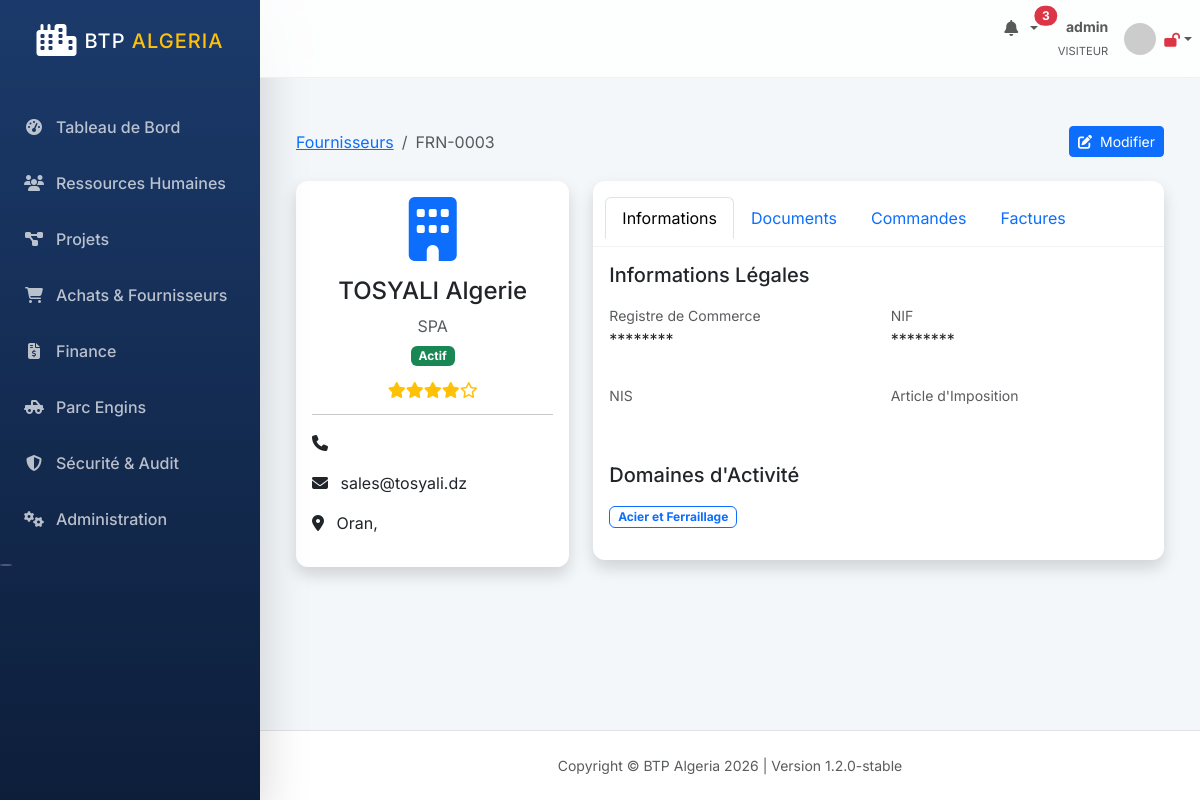
The app's page /suppliers/fournisseurs/3/ (signed in) with its own data.
### apps/suppliers/models.py (models this page shows, shortened)
class Fournisseur(models.Model):
    STATUT_CHOICES = (
        ('actif', 'Actif'),
        ('blackliste', 'Blacklisté'),
        ('en_validation', 'En Validation'),
        ('inactif', 'Inactif'),
    )
    FORME_JURIDIQUE_CHOICES = (
        ('SARL', 'SARL'),
        ('SPA', 'SPA'),
        ('EURL', 'EURL'),
        ('SNC', 'SNC'),
        ('EI', 'EI'),
        ('Cooperative', 'Coopérative'),
    )
    code = models.CharField(max_length=50, unique=True, blank=True)
    raison_sociale = models.CharField(max_length=300)
    forme_juridique = models.CharField(max_length=20, choices=FORME_JURIDIQUE_CHOICES)
    registre_commerce = EncryptedCharField(max_length=255, unique=True)
    nif = EncryptedCharField(max_length=255, unique=True)
    nis = models.CharField(max_length=20)
    article_imposition = models.CharField(max_length=20)
    wilaya = models.ForeignKey(Wilaya, on_delete=models.RESTRICT)
    commune = models.CharField(max_length=100)
    adresse = models.TextField()
    telephone = models.CharField(max_length=20)
    fax = models.CharField(max_length=20, blank=True)
    email = models.EmailField()
    site_web = models.URLField(blank=True)
    domaines = models.ManyToManyField(DomaineActivite)
    delai_moyen_livraison = models.PositiveIntegerField(default=7)
    note_qualite = models.DecimalField(max_digits=3, decimal_places=2, default=0)
    statut = models.CharField(max_length=20, choices=STATUT_CHOICES, default='en_validation')
    motif_blacklist = models.TextField(blank=True)
    is_active = models.BooleanField(default=True)
    created_at = models.DateTimeField(auto_now_add=True)
    updated_at = models.DateTimeField(auto_now=True)
    created_by = models.ForeignKey(User, on_delete=models.SET_NULL, null=True, related_name='fournisseurs_crees')

class DomaineActivite(models.Model):
    nom = models.CharField(max_length=200)

### apps/accounts/models.py (models this page shows, shortened)
class Wilaya(models.Model):
    code = models.CharField(max_length=2, unique=True)
    nom_fr = models.CharField(max_length=100)
    nom_ar = models.CharField(max_length=100)
    @property
    def nom(self):
        return self.nom_fr

### apps/suppliers/views.py (the view)
# urls.py: path('fournisseurs/<int:pk>/', views.fournisseur_detail, name='fournisseur_detail'),
@login_required
def fournisseur_detail(request, pk):
    fournisseur = get_object_or_404(Fournisseur, pk=pk)
    return render(request, 'suppliers/fournisseur_detail.html', {'fournisseur': fournisseur})

### templates/suppliers/fournisseur_detail.html (shortened to what this page needs)
{% extends 'base.html' %}
{% block content %}
<div class="container-fluid py-4">
    <div class="d-flex justify-content-between align-items-center mb-4">
        <nav aria-label="breadcrumb">
            <ol class="breadcrumb mb-0">
                <li class="breadcrumb-item"><a href="{% url 'fournisseur_list' %}">Fournisseurs</a></li>
                <li class="breadcrumb-item active">{{ fournisseur.code }}</li>
            </ol>
        </nav>
        <a href="{% url 'fournisseur_update' fournisseur.id %}" class="btn btn-primary btn-sm">
            <i class="fas fa-edit me-1"></i> Modifier
        </a>
    </div>
    <div class="row">
        <div class="col-lg-4">
            <div class="card shadow mb-4">
                <div class="card-body text-center">
                    <div class="mb-3">
                        <i class="fas fa-building fa-4x text-primary"></i>
                    </div>
                    <h4 class="font-weight-bold">{{ fournisseur.raison_sociale }}</h4>
                    <p class="text-muted mb-1">{{ fournisseur.forme_juridique }}</p>
                    <div class="mb-3">
                        {% if fournisseur.statut == 'actif' %}
                            <span class="badge bg-success">Actif</span>
                        {% elif fournisseur.statut == 'blackliste' %}
                            <span class="badge bg-danger">Blacklisté</span>
                        {% else %}
                            <span class="badge bg-warning text-dark">{{ fournisseur.get_statut_display }}</span>
                        {% endif %}
                    </div>
                    <div class="d-flex justify-content-center text-warning mb-2">
                        {% for i in "12345" %}
                            {% if fournisseur.note_qualite >= forloop.counter %}
                                <i class="fas fa-star"></i>
                            {% else %}
                                <i class="far fa-star"></i>
                            {% endif %}
                        {% endfor %}
                    </div>
                    <hr>
                    <div class="text-start">
                        <p><strong><i class="fas fa-phone me-2"></i></strong> {{ fournisseur.telephone }}</p>
                        <p><strong><i class="fas fa-envelope me-2"></i></strong> {{ fournisseur.email }}</p>
                        <p><strong><i class="fas fa-map-marker-alt me-2"></i></strong> {{ fournisseur.wilaya.nom }}, {{ fournisseur.commune }}</p>
                    </div>
                </div>
            </div>
        </div>
        <div class="col-lg-8">
            <div class="card shadow mb-4">
                <div class="card-header py-3">
                    <ul class="nav nav-tabs card-header-tabs" id="myTab" role="tablist">
                        <li class="nav-item" role="presentation">
                            <button class="nav-link active" id="info-tab" data-bs-toggle="tab" data-bs-target="#info" type="button">Informations</button>
                        </li>
                        <li class="nav-item" role="presentation">
                            <button class="nav-link" id="docs-tab" data-bs-toggle="tab" data-bs-target="#docs" type="button">Documents</button>
                        </li>
                        <li class="nav-item" role="presentation">
                            <button class="nav-link" id="orders-tab" data-bs-toggle="tab" data-bs-target="#orders" type="button">Commandes</button>
                        </li>
                        <li class="nav-item" role="presentation">
                            <button class="nav-link" id="invoices-tab" data-bs-toggle="tab" data-bs-target="#invoices" type="button">Factures</button>
                        </li>
                    </ul>
                </div>
                <div class="card-body">
                    <div class="tab-content" id="myTabContent">
                        <div class="tab-pane fade show active" id="info" role="tabpanel">
                            <h5 class="mb-3">Informations Légales</h5>
                            <div class="row">
                                <div class="col-md-6 mb-3">
                                    <label class="small text-muted">Registre de Commerce</label>
                                    <p class="font-weight-bold">********</p>
                                </div>
                                <div class="col-md-6 mb-3">
                                    <label class="small text-muted">NIF</label>
                                    <p class="font-weight-bold">********</p>
                                </div>
                                <div class="col-md-6 mb-3">
                                    <label class="small text-muted">NIS</label>
                                </div>
                                <div class="col-md-6 mb-3">
                                    <label class="small text-muted">Article d'Imposition</label>
                                </div>
                            </div>
                            <h5 class="mt-4 mb-3">Domaines d'Activité</h5>
                            <div class="mb-3">
                                {% for d in fournisseur.domaines.all %}
                                    <span class="badge bg-outline-primary text-primary border border-primary me-1">{{ d.nom }}</span>
                                {% endfor %}
                            </div>
                        </div>
                    </div>
                </div>
            </div>
        </div>
    </div>
</div>
{% endblock %}

### templates/base.html (shortened to what this page needs)
{% load static %}
<!DOCTYPE html>
<html lang="fr" dir="ltr">
<head>
    <link href="https://cdn.jsdelivr.net/npm/bootstrap@5.3.2/dist/css/bootstrap.min.css" rel="stylesheet">
    <link rel="stylesheet" href="https://cdnjs.cloudflare.com/ajax/libs/font-awesome/6.4.0/css/all.min.css">
    <link rel="stylesheet" href="{% static 'css/btp_custom.css' %}">
</head>
<body id="page-top">
    <div id="wrapper">
        <nav class="sidebar shadow-lg" id="accordionSidebar">
            <div class="sidebar-brand d-flex align-items-center justify-content-center py-4">
                <div class="sidebar-brand-icon me-2">
                    <i class="fas fa-city text-white fa-2x"></i>
                </div>
                <div class="sidebar-brand-text text-white font-weight-bold h5 mb-0">BTP <span class="text-warning">Algeria</span></div>
            </div>
            <hr class="sidebar-divider my-0 bg-white opacity-25">
            <div class="sidebar-content mt-3">
                {% for item in menu_items %}
                    <a class="nav-link {% if request.resolver_match.url_name == item.url %}active{% endif %}" href="{% url item.url %}">
                        <i class="{{ item.icon }}"></i>
                        <span>{{ item.name }}</span>
                    </a>
                {% endfor %}
            </div>
            <div class="text-center d-none d-md-inline mt-5">
                <button class="rounded-circle border-0 bg-white opacity-25" id="sidebarToggle"></button>
            </div>
        </nav>
        <div id="content-wrapper" class="d-flex flex-column">
            <div id="content">
                <nav class="navbar navbar-expand navbar-light navbar-custom topbar mb-4 static-top">
                    <ul class="navbar-nav ms-auto">
                        <li class="nav-item dropdown no-arrow mx-1">
                            <a class="nav-link dropdown-toggle position-relative" href="{% url 'notifications' %}" id="alertsDropdown">
                                <i class="fas fa-bell fa-fw text-gray-400"></i>
                                {% if notifications_count > 0 %}
                                    <span class="position-absolute top-2 start-100 translate-middle badge rounded-pill bg-danger">
                                        {{ notifications_count }}
                                    </span>
                                {% endif %}
                            </a>
                        </li>
                        <li class="nav-item dropdown no-arrow">
                            <a class="nav-link dropdown-toggle d-flex align-items-center" href="#" id="userDropdown" role="button" data-bs-toggle="dropdown">
                                <div class="text-end me-3 d-none d-lg-block">
                                    <span class="text-gray-600 small fw-bold d-block">{{ user.get_full_name|default:user.username }}</span>
                                    <span class="text-muted extra-small" style="font-size: 0.7rem;">{{ user.groups.first.name|upper|default:"VISITEUR" }}</span>
                                </div>
                                <img class="img-profile rounded-circle" src="https://ui-avatars.com/api/?name={{ user.username }}&background=1B3A6B&color=fff" width="32" height="32">
                                <span class="ms-2">
                                    {% if is_2fa_enabled %}
                                        <i class="fas fa-lock text-success small" title="2FA Activé"></i>
                                    {% else %}
                                        <i class="fas fa-lock-open text-danger small" title="2FA Désactivé"></i>
                                    {% endif %}
                                </span>
                            </a>
                        </li>
                    </ul>
                </nav>
                <div class="container-fluid px-4 pb-4">
                    {% block content %}{% endblock %}
                </div>
            </div>
            <footer class="sticky-footer bg-white py-4 mt-auto border-top">
                <div class="container my-auto">
                    <div class="copyright text-center my-auto small text-muted">
                        <span>Copyright &copy; BTP Algeria 2026 | Version 1.2.0-stable</span>
                    </div>
                </div>
            </footer>
        </div>
    </div>
</body>
</html>

### static/css/btp_custom.css (style rules this page uses)
:root { --primary-color: #1B3A6B; --secondary-color: #F8B400; --sidebar-width: 260px; --bg-light: #F4F7FA; --text-dark: #2D3436; --glass-bg: rgba(255, 255, 255, 0.8); --shadow-sm: 0 2px 10px rgba(0,0,0,0.05); --shadow-md: 0 4px 20px rgba(0,0,0,0.08); }
body { font-family: 'Inter', sans-serif; background-color: var(--bg-light); color: var(--text-dark); }
#wrapper { display: flex; }
.sidebar { width: var(--sidebar-width); min-height: 100vh; background: linear-gradient(180deg, var(--primary-color) 0%, #0D1E3A 100%); position: fixed; z-index: 1000; transition: all 0.3s; }
.sidebar-brand-text { letter-spacing: 1px; text-transform: uppercase; }
.sidebar .nav-link { color: rgba(255, 255, 255, 0.7); padding: 1rem 1.5rem; display: flex; align-items: center; gap: 12px; transition: all 0.2s; font-weight: 500; }
.sidebar .nav-link i { width: 20px; text-align: center; }
#content-wrapper { flex: 1; margin-left: var(--sidebar-width); min-height: 100vh; }
.navbar-custom { background: var(--glass-bg); backdrop-filter: blur(10px); border-bottom: 1px solid rgba(0,0,0,0.05); z-index: 1030 !important; }
.card { border: none; border-radius: 12px; box-shadow: var(--shadow-sm); transition: transform 0.3s, box-shadow 0.3s; }
.card-header { background: transparent; border-bottom: 1px solid rgba(0,0,0,0.05); padding: 1.25rem; }

### records on screen
Fournisseur: code "FRN-0003", raison_sociale "TOSYALI Algerie", forme_juridique "SPA", email "sales@tosyali.dz", wilaya.nom "Oran"
DomaineActivite: nom "Acier et Ferraillage"

### other values on screen
{{ item.name }} "Tableau de Bord" "Ressources Humaines" "Projets" "Achats & Fournisseurs" "Finance" "Parc Engins" "Sécurité & Audit" "Administration"
{{ notifications_count }} "3"
{{ user.get_full_name|default:user.username }} "admin"
{{ user.groups.first.name|upper|default:"VISITEUR" }} "VISITEUR"
